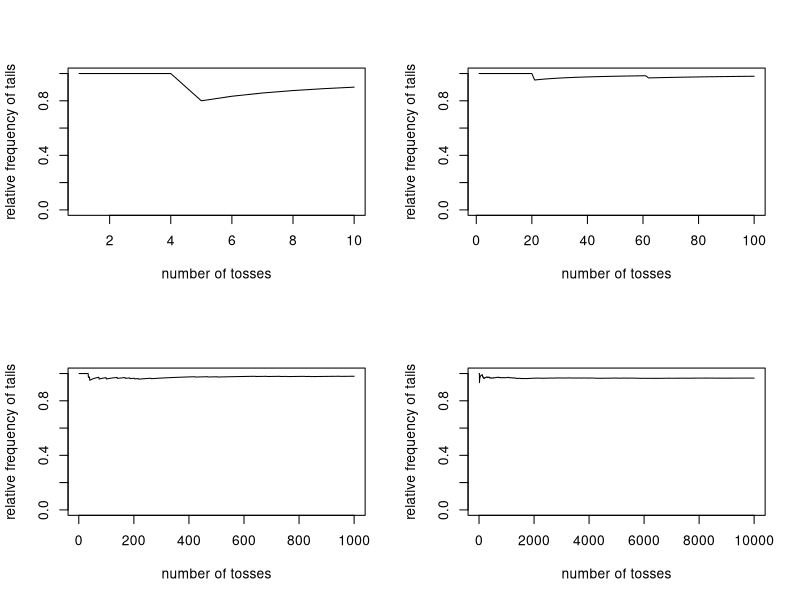
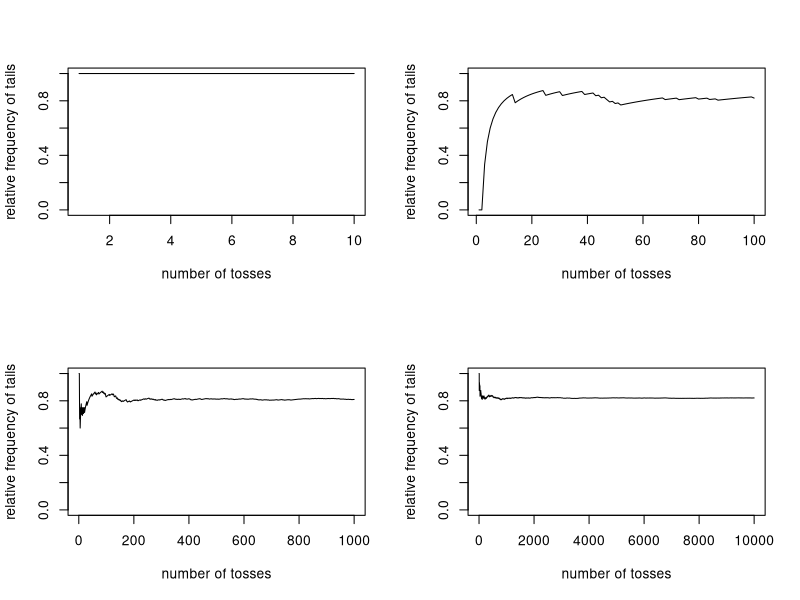
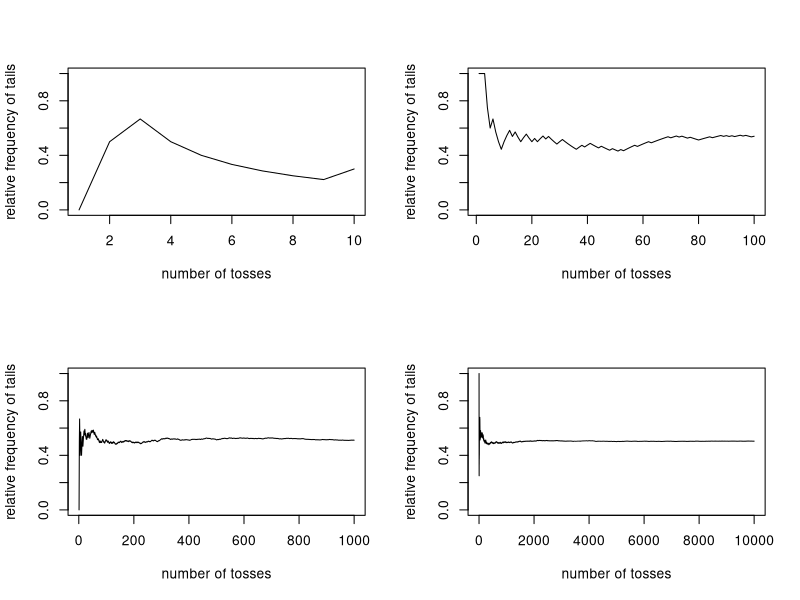
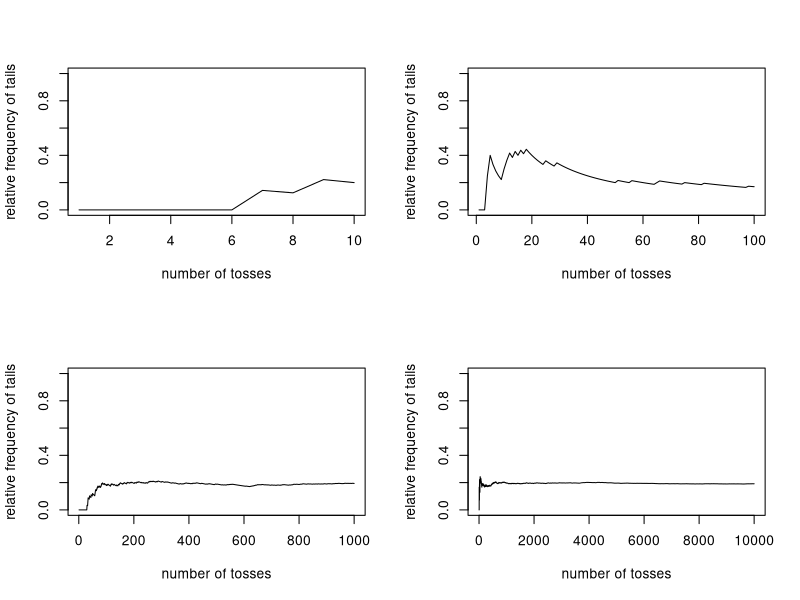
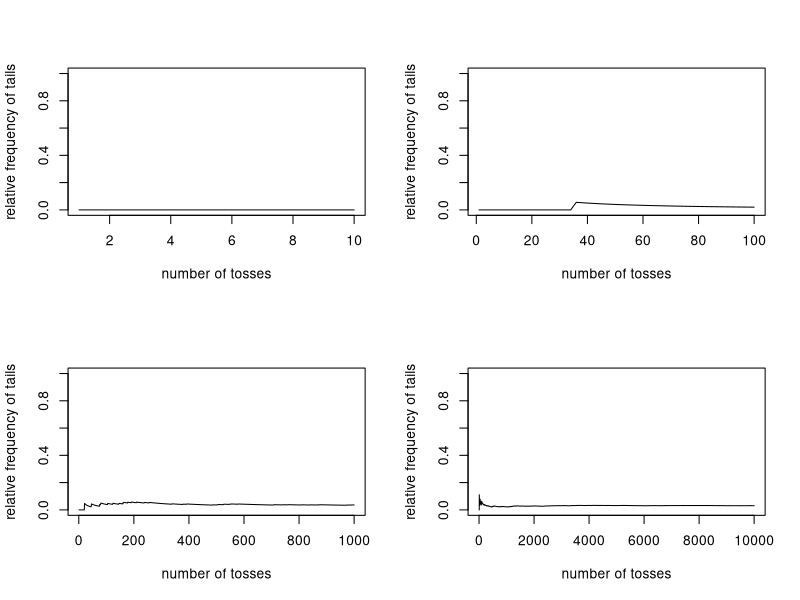
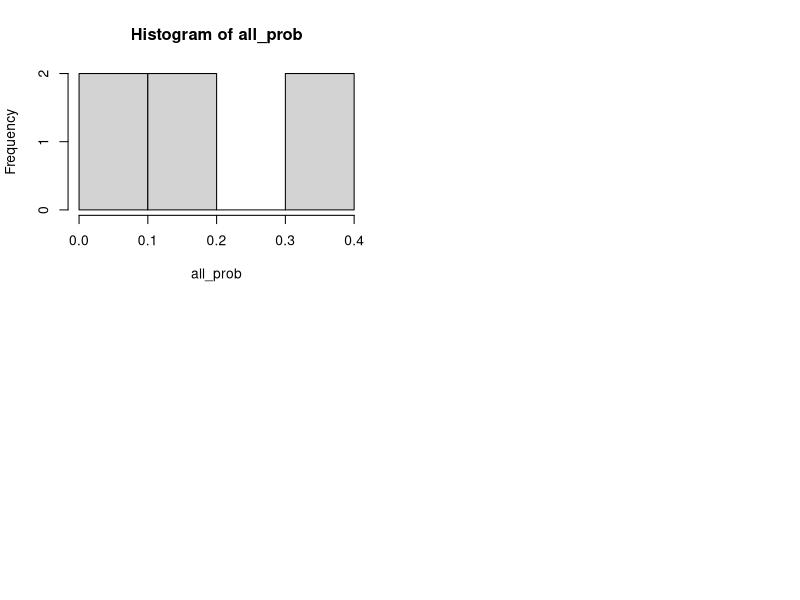

Generate these figures, in order, with R:
####   Quiz 4  #####

#  1.  Repeat the exercise above but with a small variant.
#      Determine the probability of having at least 3 girls in a family of 5 siblings.  
#   (a)  Simulate the result and provide figures.  
#   (b)  Provide a histogram of probabilities for all scenarios 
#        (at least 0, 1, 2, 3, 4 and 5 girls in a family of five siblings).

# clean variables
rm(list=ls(all=TRUE))

# Simulates the probability of having g girls in a set of 5 children
at_least <- function(g) {
  
  # number of experiments where we pull 5 people from the population
  experiments <- c(10,100,1000,10000)
  
  # multiple plots
  par(mfrow = c(2, 2))
  
  for (j in 1:4) {
    # number of experiments where we pull 5 people from the population
    n = experiments[j]
    
    # vector for storing successes
    success <- mat.or.vec(n,1)
    
    # total number of girls
    tails = 0
    
    # pull five people from the population and see how many are girls
    for (i in 1:n) {
      # toss a coin 5 times, see how many times sum is greater than 3
      if (sum(rbinom(5,1,0.5)) >= g) {
        tails = tails + 1
      } 
      success[i] = tails/i
    }
    
    plot(success,ylim=c(0,1),type="l",xlab="number of tosses",ylab="relative frequency of tails")
    
  }
}

# Simulations for g = 1, 2, 3, 4, 5
at_least(1)
at_least(2)
at_least(3)
at_least(4)
at_least(5)


# quick formula for getting the same number
# dbinom(3, size=5, prob=0.5)
# answer: 0.3125 is the probability of having at least 3 girls in a family of 5 siblings 
actual_prob <- function(g) {
  dbinom(g, size=5, prob=0.5)
}

all_prob = c(actual_prob(0), actual_prob(1), actual_prob(2), actual_prob(3), actual_prob(4), actual_prob(5))

hist(all_prob)
 